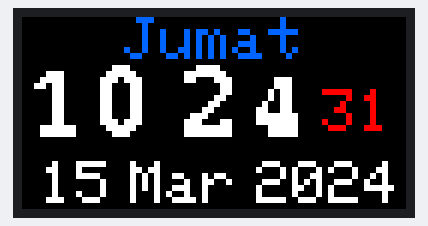
The sketch below on a simulated ESP32. On the bench: 64×32 colour display. WiFi joins after 1.5 s; servers stay silent unless stated; the local clock reads 2024-03-15 10:24:30 at power-on unless the sketch sets it; what the sketch prints to the serial monitor is not drawn.

Above: at 1.75 s.
At 6.1 s:
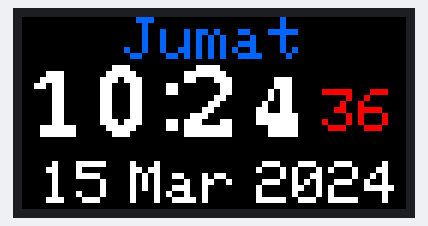
At 11.1 s:
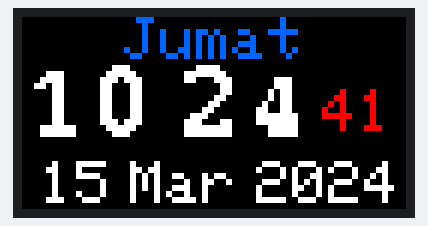
At 20.1 s:
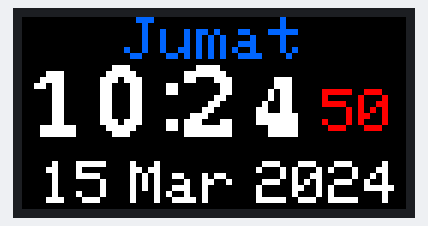
At 29.1 s:
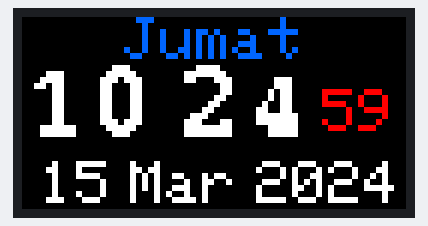
At 39.1 s:
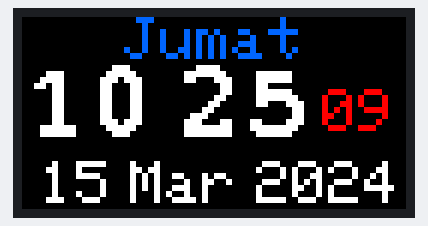

The sketch:

Jam_digital_project_wifi_obets.ino
```cpp
//code_with_obets
#include <WiFi.h>
#include <Adafruit_GFX.h>
#include <ESP32-HUB75-MatrixPanel-I2S-DMA.h>
#include <Fonts/FreeMonoBold12pt7b.h>
#include <Fonts/FreeMonoBold9pt7b.h>
#include <Fonts/FreeSerif9pt7b.h>

//config_panel
#define PANEL_RES_X 64
#define PANEL_RES_Y 32
#define PANEL_CHAIN 1

MatrixPanel_I2S_DMA *dma_display = nullptr;

//config_network_and_time
char ssid[] = "ALKAALDE";
char pass[] = "Alkaalde111";
#define TZ (+7*60*60) //configurasi WIB (GMT+7)

bool flasher = false;
int h, m, s, d, yr;
uint8_t month, dow;
unsigned int NewRTCh = 24, NewRTCm = 60, NewRTCs = 10;
time_t t;

//static_value_minggu_and_jam
const char* wd[7] = {"Minggu", "Senin", "Selasa", "Rabu","Kamis", "Jumat", "Sabtu"};
const char* months[] = {"Jan", "Feb", "Mar", "Apr", "Mei", "Jun","Jul", "Agu", "Sep", "Okt", "Nov", "Des"};

//define_defaul_color
uint16_t myWHITE;
uint16_t myBLACK;
uint16_t myRED;
uint16_t myBLUE;

void Date_text() {
  dma_display->fillRect(0, 24, 64, 8, myBLACK);
  dma_display->setTextSize(1);
  dma_display->setTextColor(myWHITE);


  int x_start = 3;

  //print_tanggal
  dma_display->setCursor(x_start, 24);
  dma_display->printf("%02d", d);

  //print_bulan
  dma_display->setCursor(x_start + 15, 24);
  dma_display->print(months[month]);

  //print_tahun
  dma_display->setCursor(x_start + 36, 24);
  dma_display->printf("%04d", yr);
}

//function_day_text
void dofw_text() {
  dma_display->fillRect(0, 0, 64, 8, myBLACK);

  String dayText = wd[dow];
  int xpo = (64 - (dayText.length() * 6)) / 2;

  dma_display->setCursor(xpo, 0);
  dma_display->setTextSize(1);
  dma_display->setTextColor(myBLUE);
  dma_display->print(dayText);
}

//function_time_text
void getTim() {
  if (NewRTCh != h) {
    dma_display->fillRect(0, 8, 22, 14, myBLACK);
    dma_display->setFont(&FreeMonoBold9pt7b);
    dma_display->setCursor(0, 19);
    dma_display->setTextColor(myWHITE);
    dma_display->printf("%02d", h);
    dma_display->setFont();
    NewRTCh = h;
    dofw_text();
  }

  //funch_detik_indikator
  dma_display->fillRect(21, 8, 5, 14, myBLACK);
  if (flasher) {
    dma_display->setFont(&FreeMonoBold9pt7b);
    dma_display->setCursor(20, 18);
    dma_display->setTextColor(myWHITE);
    dma_display->print(":");
    dma_display->setFont();
  }

  if (NewRTCm != m) {
    dma_display->fillRect(26, 8, 23, 14, myBLACK);
    dma_display->setFont(&FreeMonoBold9pt7b);
    dma_display->setCursor(26, 19);
    dma_display->setTextColor(myWHITE);
    dma_display->printf("%02d", m);
    dma_display->setFont();
    NewRTCm = m;
  }

  dma_display->fillRect(49, 12, 15, 8, myBLACK);
  dma_display->setCursor(50, 12);
  dma_display->setTextSize(1);
  dma_display->setTextColor(myRED);
  dma_display->printf("%02d", s);
}

void updateTime() {
  struct tm *tm;
  tm = localtime(&t);
  h = tm->tm_hour;
  m = tm->tm_min;
  s = tm->tm_sec;

  if (d != tm->tm_mday) {
    d = tm->tm_mday;
    dow = tm->tm_wday;
    month = tm->tm_mon;
    yr = tm->tm_year + 1900;
    Date_text();
  }
}


void setup() {
  //print_log_serial_monitor(baudrate 115200)
  Serial.begin(115200);

  Serial.print("Menghubungkan ke WiFi: ");
  Serial.println(ssid);
  WiFi.begin(ssid, pass);

  int retry = 0;
  while (WiFi.status() != WL_CONNECTED && retry < 20) {
    delay(500);
    Serial.print(".");
    retry++;
  }

  if (WiFi.status() == WL_CONNECTED) {
    Serial.println("\n[OK] WiFi Terhubung!");
  } else {
    Serial.println("\n[ERROR] Gagal konek WiFi. Cek SSID/Password!");
  }

  Serial.println("Sinkronisasi Jam via NTP...");
  configTime(TZ, 0, "pool.ntp.org", "id.pool.ntp.org");

  struct tm timeinfo;
  while (!getLocalTime(&timeinfo)) {
    Serial.print(".");
    delay(1000);
  }

   printLocalTime();

  Serial.println("\n[OK] konfigurasi Jam sudah Berhasil Sinkron!");

  HUB75_I2S_CFG mxconfig(PANEL_RES_X, PANEL_RES_Y, PANEL_CHAIN);
  mxconfig.gpio.e = 18;

  dma_display = new MatrixPanel_I2S_DMA(mxconfig);
  dma_display->begin();
  dma_display->setBrightness8(70);
  dma_display->clearScreen();

  myWHITE = dma_display->color565(255, 255, 255);
  myBLACK = dma_display->color565(0, 0, 0);
  myRED   = dma_display->color565(255, 0, 0);
  myBLUE  = dma_display->color565(0, 100, 255);

  updateTime();
  Date_text();
  dofw_text();
}

void printLocalTime() {
  struct tm timeinfo;
  if (!getLocalTime(&timeinfo)) {
    Serial.println("[ERROR] Gagal mendapatkan waktu untuk log");
    return;
  }

  char timeStringBuff[30];
  strftime(timeStringBuff, sizeof(timeStringBuff), "[%Y-%m-%d %H:%M:%S]", &timeinfo);

  Serial.print(timeStringBuff);
  Serial.println(" -> System Running OK");
}

void loop() {
  if (WiFi.status() != WL_CONNECTED) ESP.restart();

  t = time(NULL);
  static time_t last_t;
  if (last_t != t) {
    updateTime();
    getTim();
    flasher = !flasher;
    last_t = t;
  }
}
```

Measured:
- what the display in image 0 shows lasts 0.5 s, from 1.5 s to 2.0 s
- what the display in image 1 shows lasts 1.0 s, from 6.0 s to 7.0 s
